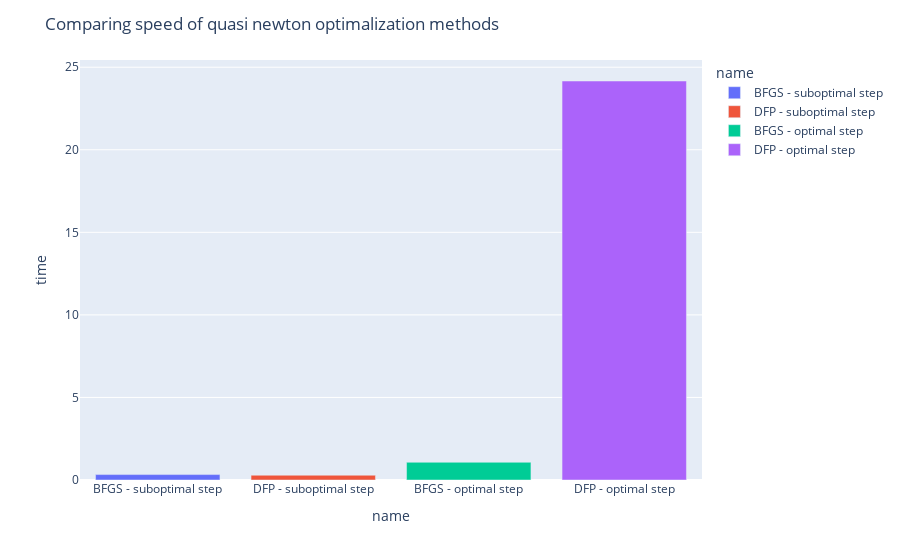

Notebook code cell kept with this figure:
### Code cell
fig = px.bar(methods_df,x='name',y='time',color="name")
fig.update_layout(title='Comparing speed of quasi newton optimalization methods')

### Figure 1 — Plotly figure (JSON) as saved in the notebook; plotly's stock layout.template omitted (floating-point values rounded to 4 significant figures)
{"data": [{"alignmentgroup": "True", "hovertemplate": "name=%{x}<br>time=%{y}<extra></extra>", "legendgroup": "BFGS - suboptimal step", "marker": {"color": "#636efa"}, "name": "BFGS - suboptimal step", "offsetgroup": "BFGS - suboptimal step", "orientation": "v", "showlegend": true, "textposition": "auto", "type": "bar", "x": ["BFGS - suboptimal step"], "xaxis": "x", "y": [0.3283], "yaxis": "y"}, {"alignmentgroup": "True", "hovertemplate": "name=%{x}<br>time=%{y}<extra></extra>", "legendgroup": "DFP - suboptimal step", "marker": {"color": "#EF553B"}, "name": "DFP - suboptimal step", "offsetgroup": "DFP - suboptimal step", "orientation": "v", "showlegend": true, "textposition": "auto", "type": "bar", "x": ["DFP - suboptimal step"], "xaxis": "x", "y": [0.2892], "yaxis": "y"}, {"alignmentgroup": "True", "hovertemplate": "name=%{x}<br>time=%{y}<extra></extra>", "legendgroup": "BFGS - optimal step", "marker": {"color": "#00cc96"}, "name": "BFGS - optimal step", "offsetgroup": "BFGS - optimal step", "orientation": "v", "showlegend": true, "textposition": "auto", "type": "bar", "x": ["BFGS - optimal step"], "xaxis": "x", "y": [1.073], "yaxis": "y"}, {"alignmentgroup": "True", "hovertemplate": "name=%{x}<br>time=%{y}<extra></extra>", "legendgroup": "DFP - optimal step", "marker": {"color": "#ab63fa"}, "name": "DFP - optimal step", "offsetgroup": "DFP - optimal step", "orientation": "v", "showlegend": true, "textposition": "auto", "type": "bar", "x": ["DFP - optimal step"], "xaxis": "x", "y": [24.17], "yaxis": "y"}], "layout": {"barmode": "relative", "legend": {"title": {"text": "name"}, "tracegroupgap": 0}, "margin": {"t": 60}, "title": {"text": "Comparing speed of quasi newton optimalization methods"}, "xaxis": {"anchor": "y", "categoryarray": ["BFGS - suboptimal step", "DFP - suboptimal step", "BFGS - optimal step", "DFP - optimal step"], "categoryorder": "array", "domain": [0, 1], "title": {"text": "name"}}, "yaxis": {"anchor": "x", "domain": [0, 1], "title": {"text": "time"}}}}
